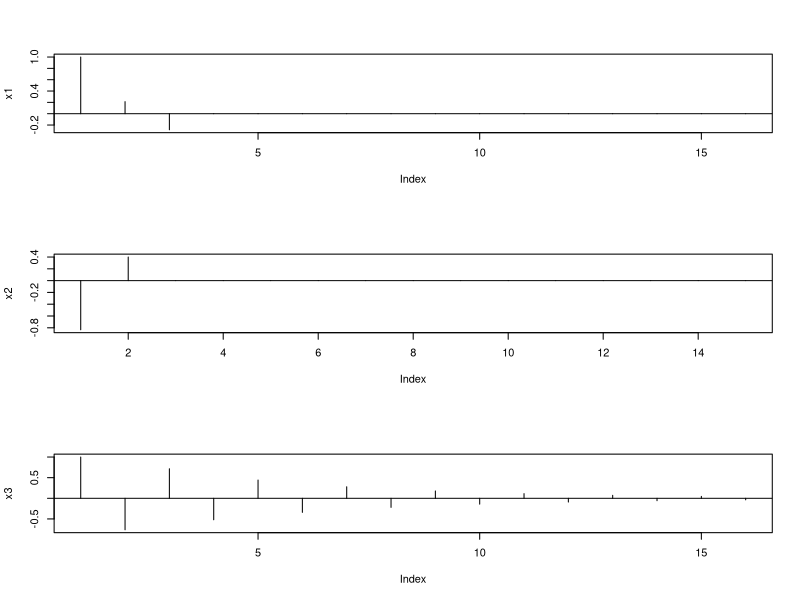

Recreate this plot in R.
# 设置工作路径
setwd("D:\\softwares\\applied statistics\\rcodelearning\\chap14\\sourcecode")
# ARMA模型自相关系数
x1 <- ARMAacf(
    ma = c(0.5, -0.4), # 系数
    lag.max = 15 # 最大滞后数
)
# ARMA模型偏自相关系数
x2 <- ARMAacf(
    ar = c(-0.5, 0.4), # 系数
    lag.max = 15, # 最大滞后数
    pacf = TRUE # 计算偏自相关系数
)
# ARMA模型自相关系数
x3 <- ARMAacf(
    ma = c(-0.3, 0.25), # MA模型系数
    ar = c(-0.3, 0.4), # AR模型系数
    lag.max = 15 # 最大滞后数
)
# 开始绘图
dev.new()
# 保存文件
pdf("../codeimage/code6.pdf")
# 设置子图
par(mfrow = c(3, 1))
# 偏自相关函数图
plot(x1, type = "h")
abline(h = 0)
plot(x2, type = "h")
abline(h = 0)
plot(x3, type = "h")
abline(h = 0)
# 关闭图形
dev.off()
# 关闭文件
dev.off()
# 保存工作空间
save.image("R6.RData")
